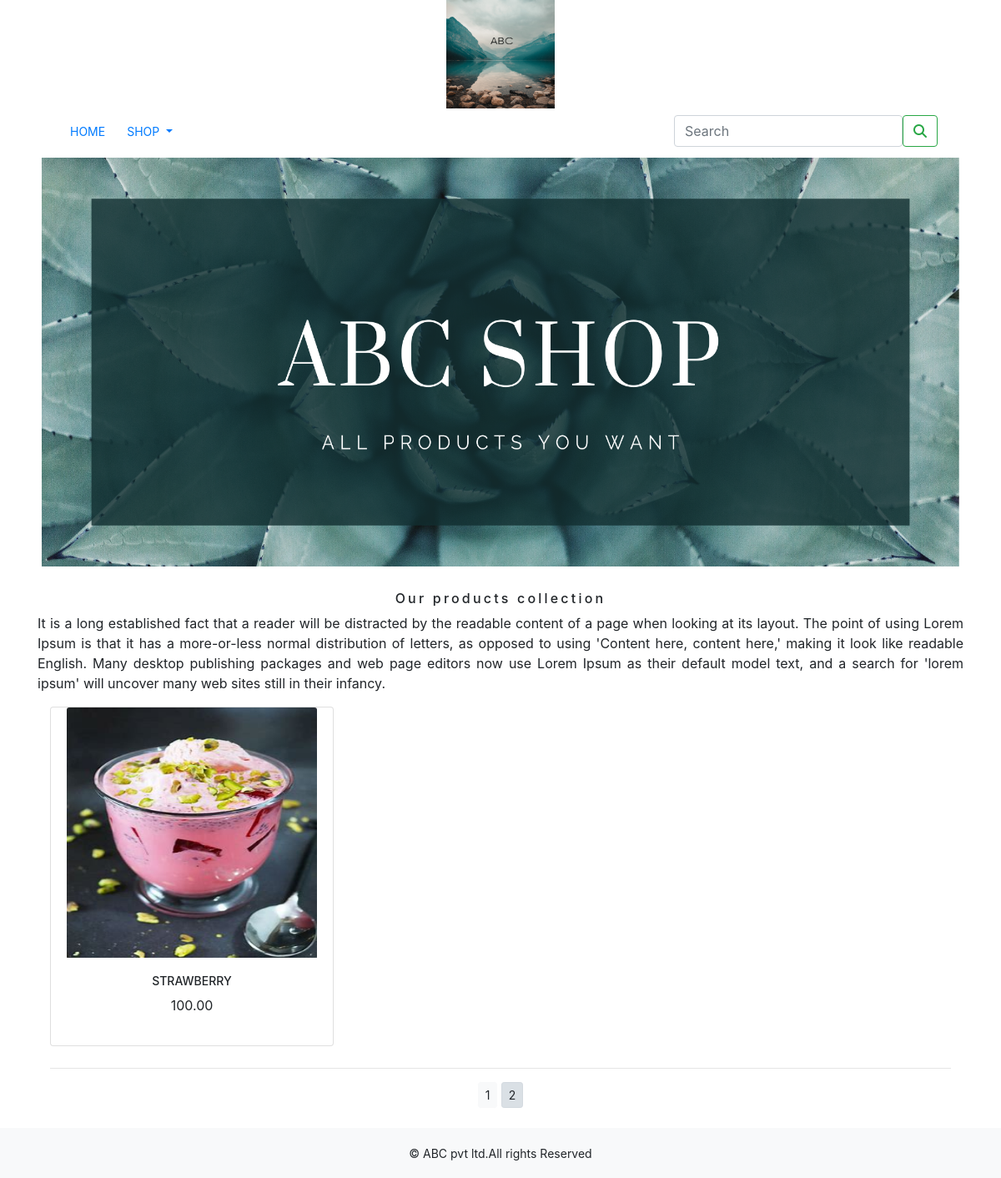
Screenshot of /?page=2 with the database file from the repository.
### shop/models.py (models this page shows, shortened)
class Product(models.Model):
    name=models.CharField(max_length=250,unique=True)
    slug=models.SlugField(max_length=250,unique=True)
    description=models.TextField(blank=True)
    price=models.DecimalField(max_digits=10,decimal_places=2)
    category=models.ForeignKey(Category,on_delete=models.CASCADE)
    image=models.ImageField(upload_to='product',blank=True)
    stock=models.IntegerField()
    available=models.BooleanField(default=True)
    created=models.DateTimeField(auto_now_add=True)
    updated=models.DateTimeField(auto_now_add=True)
    def get_url(self):
        return reverse('shop:prodCatdetail',args=[self.category.slug,self.slug])
    class Meta:
        ordering=('name',)
        verbose_name='product'
        verbose_name_plural='products'

### shop/views.py (the view)
# urls.py: path('',views.allProdCat,name='allProdCat'),
def allProdCat(request,c_slug=None):
    c_page=None
    products_list=None
    if c_slug!=None:
        c_page=get_object_or_404(Category,slug=c_slug)
        products_list=Product.objects.all().filter(category=c_page,available=True)
    else:
        products_list=Product.objects.all().filter(available=True)
    paginator=Paginator(products_list,6)
    try:
        page=int(request.GET.get('page','1'))
    except:
        page=1
    try:
        products=paginator.page(page)
    except (EmptyPage,InvalidPage):
        products=paginator.page(paginator.num_pages)
    return render(request,"category.html",{'category':c_page,'products':products})

### cart/context_processors.py (called while the page is built)
def counter(request):
    item_count=0
    if 'admin' in request.path:
        return {}
    else:
        try:
            cart=Cart.objects.filter(cart_id=_cart_id(request))
            cart_items=CartItem.objects.all().filter(cart=cart[:1])
            for cart_item in cart_items:
                item_count += cart_item.quantity
        except Cart.DoesNotExist:
            item_count=0
    return dict(item_count=item_count)

### cart/views.py (called while the page is built)
def _cart_id(request):
    cart=request.session.session_key
    if not cart:
        cart=request.session.create()
    return cart

### shop/context_processors.py (called while the page is built)
def menu_links(request):
    links=Category.objects.all()
    return dict(links=links)

### templates/category.html (shortened to what this page needs)
{% extends 'base.html' %}
{% load static %}
{% block content %}
    {% if category %}
        <div>
            <div class="row my_row_class">
                <div class="mx-auto">
                    <p><a href="{% url 'shop:allProdCat' %}">Our Product Collections</a></p>
                </div>
            </div>
        </div>
        <div class="mx-auto">
            <img class="my_image" src="{{ category.image.url }}" alt="{{ category.name }}" style="width: 800px; height: 400px;">
        </div>
        <br>
        <div>
            <h1 class="text-center my_title">{{ category.name }}</h1>
            <p class="text-justify">{{ category.description }}</p>
        </div>
    {% else %}
        <div>
            <img class="my_image my_image_padding" src="{% static 'img/banner.png' %}" alt="our products" style="width: 1110px; height: 500px;">
        </div>
            <br>
        <div>
            <h1 class="text-center my_title">Our products collection</h1>
            <p class="text-justify">It is a long established fact that a reader will be distracted by the readable content of a page when looking at its layout. The point of using Lorem Ipsum is that it has a more-or-less normal distribution of letters, as opposed to using 'Content here, content here,' making it look like readable English. Many desktop publishing packages and web page editors now use Lorem Ipsum as their default model text, and a search for 'lorem ipsum' will uncover many web sites still in their infancy.</p>
        </div>
    {% endif %}
    <div class="container">
        <div class="row mx_auto">
            {% for product in products.object_list %}
            <div class="my_bottom_margin col-9 col-sm-12 col-md-4 xol-lg-4">
                <div class="card text-center" style="min-width:18rem;">
                    <a href="{{ product.get_url }}"><img class="card-img-top my_image" src="{{ product.image.url }}" alt="{{ product.name }}" style="width:300px; height:300px; "></a>
                    <div class="card-body">
                        <h4>{{ product.name }}</h4>
                        <p>{{ product.price }}</p>
                    </div>
                </div>
            </div>
            {% endfor %}
        </div>
        <div class="mx-auto">
            {% if products.paginator.num_pages > 1 %}
           <hr>
            <div class="text-center">
                {% for pg in products.paginator.page_range %}
                <a href="?page={{pg}}" class="btn btn-light btn-sm {% if products.number == pg %} active {% endif %}">{{pg}}</a>
                {% endfor %}
            </div>
             {% endif %}
        </div>
        <br>
    </div>
{% endblock %}

### static/css/custom.css (style rules this page uses)
body { font-family: 'Roboto', sans-serif; }
.my_image { width:100%; height:auto; }
.my_title { font-size:16px; text_transform:uppercase; letter-spacing:.2em; }
.my_image_padding { padding:5px; }
.my_bottom_margin { margin-bottom:10px; }
.card-body h4 { font-size:14px; text-transform:uppercase; letter-spacing=.2em; }

### rows the page displays
Product: image (picture), name "STRAWBERRY", price "100.00"

### other values shown
{{ pg }} "1" "2"
